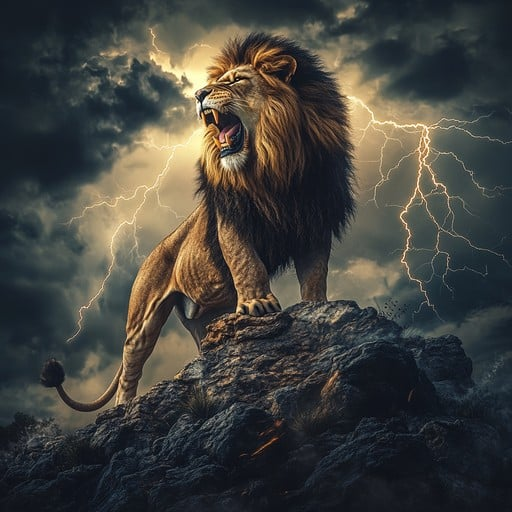
#> input picture Sec(5)-Opencv/images/majestic-lion-roaring-stockcake.jpg, 512 x 512 px
$ jupyter execute blur.ipynb
#> lines starting #> are read from the running program, lines starting #| are printed output that depends on the picture
[cell 1]
import cv2
import matplotlib.pyplot as plt
import numpy as np

[cell 2]
image = cv2.imread("../images/majestic-lion-roaring-stockcake.jpg")
#> image is the input picture: shape (512, 512, 3); mean B, G, R 61.9, 66.4, 66.7

image_rgb = cv2.cvtColor(image, cv2.COLOR_BGR2RGB)

image_grey = cv2.cvtColor(image, cv2.COLOR_BGR2GRAY)
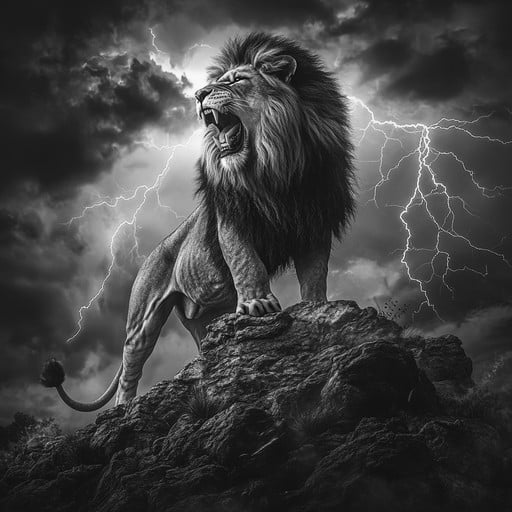
#> image_grey: shape (512, 512); min 0, max 254, mean 65.9

[cell 3]
plt.imshow(image_grey,cmap='grey')

[cell 4]
kernel_s = 10 #kernel size-> it also increases blurriness

avergae_blur = cv2.blur(image_grey, (kernel_s, kernel_s))
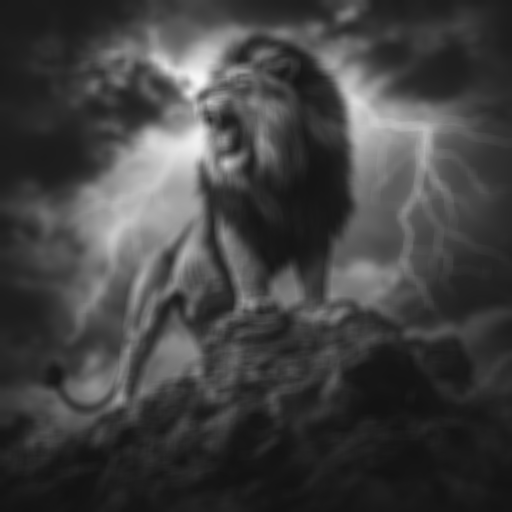
#> avergae_blur: shape (512, 512); min 18, max 247, mean 66

plt.imshow(avergae_blur, cmap='grey')

[cell 5]
kernel_s = 31      #odd  number
#  sigmaX and sigmaY contains amount of smoothness blur along the two axis or the standard deviation
guassian_blur = cv2.GaussianBlur(image_grey, (kernel_s, kernel_s), 0)

plt.imshow(guassian_blur, cmap='grey')

[cell 6]
median_blur = cv2.medianBlur(image_grey, 11)

plt.imshow(guassian_blur, cmap='grey')

[cell 7]
plt.figure(figsize=(14, 12))

plt.subplot(2,2,1)
plt.title("original greyscale")
plt.imshow(image_grey, cmap='grey')
plt.axis('off')

plt.subplot(2,2,2)
plt.title("Average Blur")
plt.imshow(avergae_blur, cmap='grey')
plt.axis('off')

plt.subplot(2,2,3)
plt.title("Guassian Blur")
plt.imshow(guassian_blur, cmap='grey')
plt.axis('off')

plt.subplot(2,2,4)
plt.title("Median Blur")
plt.imshow(median_blur, cmap='grey')
plt.axis('off')
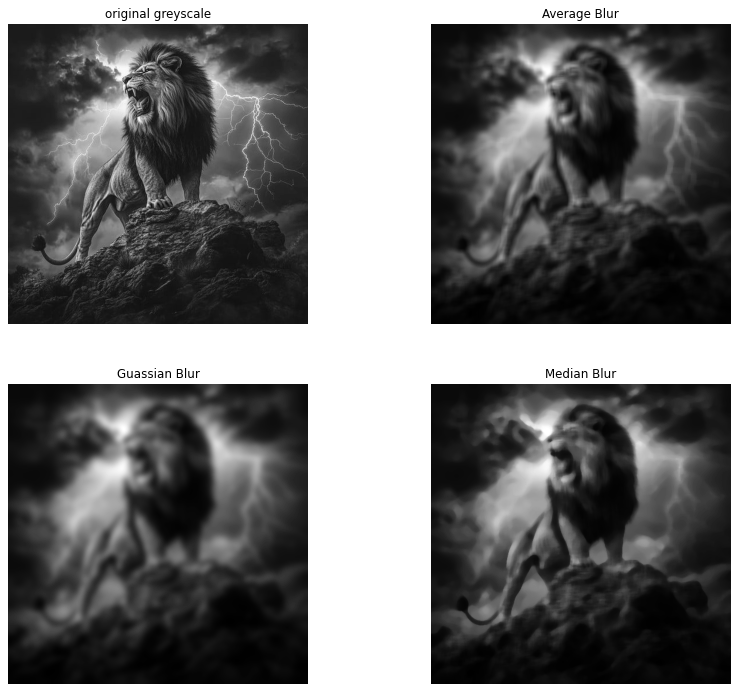
#> figure drawn by matplotlib, 4 panels
